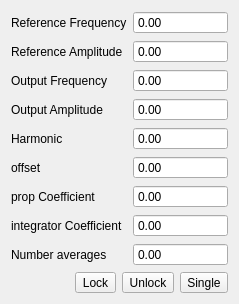
<?xml version="1.0" encoding="UTF-8"?>
<ui version="4.0">
 <class>Form</class>
 <widget class="QWidget" name="Form">
  <property name="geometry">
   <rect>
    <x>0</x>
    <y>0</y>
    <width>239</width>
    <height>300</height>
   </rect>
  </property>
  <property name="windowTitle">
   <string>Form</string>
  </property>
  <layout class="QGridLayout" name="gridLayout">
   <item row="9" column="0" colspan="2">
    <layout class="QHBoxLayout" name="horizontalLayout">
     <item>
      <spacer name="horizontalSpacer">
       <property name="orientation">
        <enum>Qt::Horizontal</enum>
       </property>
       <property name="sizeHint" stdset="0">
        <size>
         <width>40</width>
         <height>20</height>
        </size>
       </property>
      </spacer>
     </item>
     <item>
      <widget class="QToolButton" name="toolButton">
       <property name="text">
        <string>Lock</string>
       </property>
      </widget>
     </item>
     <item>
      <widget class="QToolButton" name="toolButton_2">
       <property name="text">
        <string>Unlock</string>
       </property>
      </widget>
     </item>
     <item>
      <widget class="QToolButton" name="toolButton_3">
       <property name="text">
        <string>Single</string>
       </property>
      </widget>
     </item>
    </layout>
   </item>
   <item row="8" column="1">
    <widget class="MagnitudeSpinBox" name="doubleSpinBox_9">
     <property name="sizePolicy">
      <sizepolicy hsizetype="MinimumExpanding" vsizetype="Fixed">
       <horstretch>0</horstretch>
       <verstretch>0</verstretch>
      </sizepolicy>
     </property>
     <property name="buttonSymbols">
      <enum>QAbstractSpinBox::NoButtons</enum>
     </property>
     <property name="maximum">
      <double>10000.000000000000000</double>
     </property>
    </widget>
   </item>
   <item row="7" column="0">
    <widget class="QLabel" name="label_7">
     <property name="text">
      <string>integrator Coefficient</string>
     </property>
    </widget>
   </item>
   <item row="0" column="1">
    <widget class="MagnitudeSpinBox" name="magReferenceFreq">
     <property name="sizePolicy">
      <sizepolicy hsizetype="MinimumExpanding" vsizetype="Fixed">
       <horstretch>0</horstretch>
       <verstretch>0</verstretch>
      </sizepolicy>
     </property>
     <property name="buttonSymbols">
      <enum>QAbstractSpinBox::NoButtons</enum>
     </property>
     <property name="maximum">
      <double>10000.000000000000000</double>
     </property>
    </widget>
   </item>
   <item row="3" column="1">
    <widget class="MagnitudeSpinBox" name="doubleSpinBox_4">
     <property name="sizePolicy">
      <sizepolicy hsizetype="MinimumExpanding" vsizetype="Fixed">
       <horstretch>0</horstretch>
       <verstretch>0</verstretch>
      </sizepolicy>
     </property>
     <property name="buttonSymbols">
      <enum>QAbstractSpinBox::NoButtons</enum>
     </property>
     <property name="maximum">
      <double>10000.000000000000000</double>
     </property>
    </widget>
   </item>
   <item row="5" column="0">
    <widget class="QLabel" name="label_8">
     <property name="text">
      <string>offset</string>
     </property>
    </widget>
   </item>
   <item row="4" column="0">
    <widget class="QLabel" name="label_3">
     <property name="text">
      <string>Harmonic</string>
     </property>
    </widget>
   </item>
   <item row="6" column="1">
    <widget class="MagnitudeSpinBox" name="doubleSpinBox_7">
     <property name="sizePolicy">
      <sizepolicy hsizetype="MinimumExpanding" vsizetype="Fixed">
       <horstretch>0</horstretch>
       <verstretch>0</verstretch>
      </sizepolicy>
     </property>
     <property name="buttonSymbols">
      <enum>QAbstractSpinBox::NoButtons</enum>
     </property>
     <property name="maximum">
      <double>10000.000000000000000</double>
     </property>
    </widget>
   </item>
   <item row="0" column="0">
    <widget class="QLabel" name="label">
     <property name="text">
      <string>Reference Frequency</string>
     </property>
    </widget>
   </item>
   <item row="7" column="1">
    <widget class="MagnitudeSpinBox" name="doubleSpinBox_8">
     <property name="sizePolicy">
      <sizepolicy hsizetype="MinimumExpanding" vsizetype="Fixed">
       <horstretch>0</horstretch>
       <verstretch>0</verstretch>
      </sizepolicy>
     </property>
     <property name="buttonSymbols">
      <enum>QAbstractSpinBox::NoButtons</enum>
     </property>
     <property name="maximum">
      <double>10000.000000000000000</double>
     </property>
    </widget>
   </item>
   <item row="1" column="1">
    <widget class="MagnitudeSpinBox" name="doubleSpinBox_2">
     <property name="sizePolicy">
      <sizepolicy hsizetype="MinimumExpanding" vsizetype="Fixed">
       <horstretch>0</horstretch>
       <verstretch>0</verstretch>
      </sizepolicy>
     </property>
     <property name="buttonSymbols">
      <enum>QAbstractSpinBox::NoButtons</enum>
     </property>
     <property name="maximum">
      <double>10000.000000000000000</double>
     </property>
    </widget>
   </item>
   <item row="2" column="0">
    <widget class="QLabel" name="label_2">
     <property name="text">
      <string>Output Frequency</string>
     </property>
    </widget>
   </item>
   <item row="3" column="0">
    <widget class="QLabel" name="label_5">
     <property name="text">
      <string>Output Amplitude</string>
     </property>
    </widget>
   </item>
   <item row="1" column="0">
    <widget class="QLabel" name="label_4">
     <property name="text">
      <string>Reference Amplitude</string>
     </property>
    </widget>
   </item>
   <item row="5" column="1">
    <widget class="MagnitudeSpinBox" name="doubleSpinBox_6">
     <property name="sizePolicy">
      <sizepolicy hsizetype="MinimumExpanding" vsizetype="Fixed">
       <horstretch>0</horstretch>
       <verstretch>0</verstretch>
      </sizepolicy>
     </property>
     <property name="buttonSymbols">
      <enum>QAbstractSpinBox::NoButtons</enum>
     </property>
     <property name="maximum">
      <double>10000.000000000000000</double>
     </property>
    </widget>
   </item>
   <item row="4" column="1">
    <widget class="MagnitudeSpinBox" name="doubleSpinBox_5">
     <property name="sizePolicy">
      <sizepolicy hsizetype="MinimumExpanding" vsizetype="Fixed">
       <horstretch>0</horstretch>
       <verstretch>0</verstretch>
      </sizepolicy>
     </property>
     <property name="buttonSymbols">
      <enum>QAbstractSpinBox::NoButtons</enum>
     </property>
     <property name="maximum">
      <double>10000.000000000000000</double>
     </property>
    </widget>
   </item>
   <item row="6" column="0">
    <widget class="QLabel" name="label_6">
     <property name="text">
      <string>prop Coefficient</string>
     </property>
    </widget>
   </item>
   <item row="2" column="1">
    <widget class="MagnitudeSpinBox" name="doubleSpinBox_3">
     <property name="sizePolicy">
      <sizepolicy hsizetype="MinimumExpanding" vsizetype="Fixed">
       <horstretch>0</horstretch>
       <verstretch>0</verstretch>
      </sizepolicy>
     </property>
     <property name="buttonSymbols">
      <enum>QAbstractSpinBox::NoButtons</enum>
     </property>
     <property name="maximum">
      <double>10000.000000000000000</double>
     </property>
    </widget>
   </item>
   <item row="8" column="0">
    <widget class="QLabel" name="label_9">
     <property name="text">
      <string>Number averages</string>
     </property>
    </widget>
   </item>
   <item row="10" column="0">
    <spacer name="verticalSpacer">
     <property name="orientation">
      <enum>Qt::Vertical</enum>
     </property>
     <property name="sizeHint" stdset="0">
      <size>
       <width>20</width>
       <height>40</height>
      </size>
     </property>
    </spacer>
   </item>
  </layout>
 </widget>
 <customwidgets>
  <customwidget>
   <class>MagnitudeSpinBox</class>
   <extends>QDoubleSpinBox</extends>
   <header>MagnitudeSpinBox</header>
  </customwidget>
 </customwidgets>
 <resources/>
 <connections/>
</ui>
